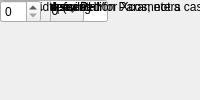
<?xml version="1.0" encoding="UTF-8"?>
<ui version="4.0">
 <class>MainWindow</class>
 <widget class="QMainWindow" name="MainWindow">
  <property name="windowTitle"><string>XAUI</string></property>
  <widget class="QWidget" name="centralwidget">
   <!-- NOTE: this is a simplified structural mirror of the generated
        <module>_ui.py, not a full round-trip Designer file. Regenerate
        both from the same spec if you need to edit layout by hand. -->
       <widget class="QLabel" name="label_name">
     <property name="text"><string>Block name</string></property>
    </widget>
       <widget class="QLineEdit" name="name">
     <property name="toolTip"><string>A name you choose for this block instance, e.g. to note what it's used for in this design. Shown below the block on the diagram.</string></property>
    </widget>
       <widget class="QLabel" name="label_demux">
     <property name="text"><string>Demux</string></property>
    </widget>
       <widget class="QComboBox" name="demux">
     <item><property name="text"><string>1</string></property></item>
     <item><property name="text"><string>2</string></property></item>
    </widget>
       <widget class="QLabel" name="label_port">
     <property name="text"><string>Port</string></property>
    </widget>
       <widget class="QComboBox" name="port">
     <item><property name="text"><string>ROACH:0</string></property></item>
     <item><property name="text"><string>ROACH:1</string></property></item>
     <item><property name="text"><string>ROACH:2</string></property></item>
     <item><property name="text"><string>ROACH:3</string></property></item>
    </widget>
       <widget class="QLabel" name="label_open_phy">
     <property name="text"><string>Use KAT open PHY</string></property>
    </widget>
       <widget class="QCheckBox" name="open_phy"/>
       <widget class="QLabel" name="label_show_param">
     <property name="text"><string>Show Implementation Parameters</string></property>
    </widget>
       <widget class="QCheckBox" name="show_param"/>
       <widget class="QLabel" name="label_pre_emph">
     <property name="text"><string>Pre-emphasis</string></property>
    </widget>
       <widget class="QComboBox" name="pre_emph">
     <item><property name="text"><string>0</string></property></item>
     <item><property name="text"><string>1</string></property></item>
     <item><property name="text"><string>2</string></property></item>
     <item><property name="text"><string>3</string></property></item>
    </widget>
       <widget class="QLabel" name="label_swing">
     <property name="text"><string>Differential swing</string></property>
    </widget>
       <widget class="QComboBox" name="swing">
     <item><property name="text"><string>400</string></property></item>
     <item><property name="text"><string>500</string></property></item>
     <item><property name="text"><string>600</string></property></item>
     <item><property name="text"><string>700</string></property></item>
     <item><property name="text"><string>800</string></property></item>
    </widget>
       <widget class="QLabel" name="label_data_width">
     <property name="text"><string>Data Width (added for Xcos; not a casper_library mask param)</string></property>
    </widget>
       <widget class="QSpinBox" name="data_width"/>
  </widget>
 </widget>
 <resources/>
 <connections/>
</ui>
